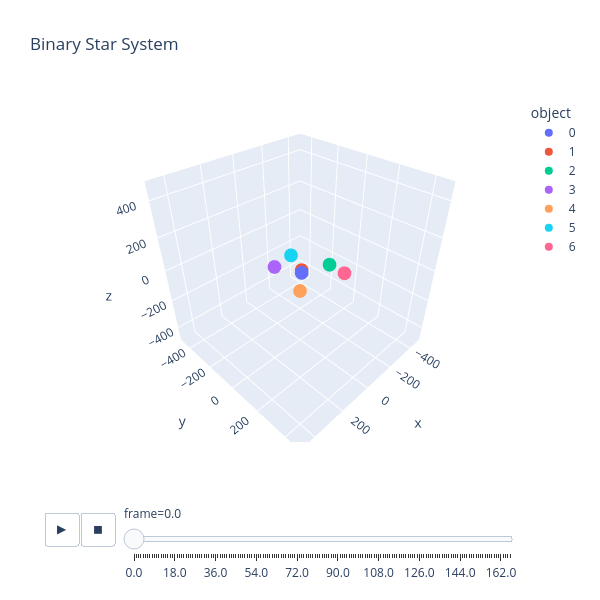

This figure's notebook cell:
### Code cell
# Finding the center of mass
for n in range(N):
    r_cm = np.array([np.sum(objects[n,1])*objects[n,0], np.sum(objects[n,2])*objects[n,0], np.sum(objects[n,3])*objects[n,0]])/(np.sum(objects[:,0]))

# Calculating the initial momenta according to the equations derived
objects[2:N,4:7] = initial_planet_p(objects, N, r_cm, orbital_plane)

objects[0:2,4:7] = intital_star_p(objects, sm0, sm1, orbital_plane)

ini_objects = objects.copy()

for i in range(N):
    for j in range(objects[0,:].size):
        if i != j:
            objects[i,j] = objects[i,j] + (0.5 * (np.random.random()*2 - 1)*(objects[i,j]))         

while t<Time:
    
    frames, objects[:,4:7] = force_calculation(objects, N, G, soft_len, dt, frame_num)
    
    t += dt
    frame_num += 1

# Converting saved position data into a format that px.scatter_3d can use
df = pd.DataFrame(frames, columns=['x','y','z','object','frame'])

fig = anim_plot(df, R,'Binary Star System')
fig.show()
